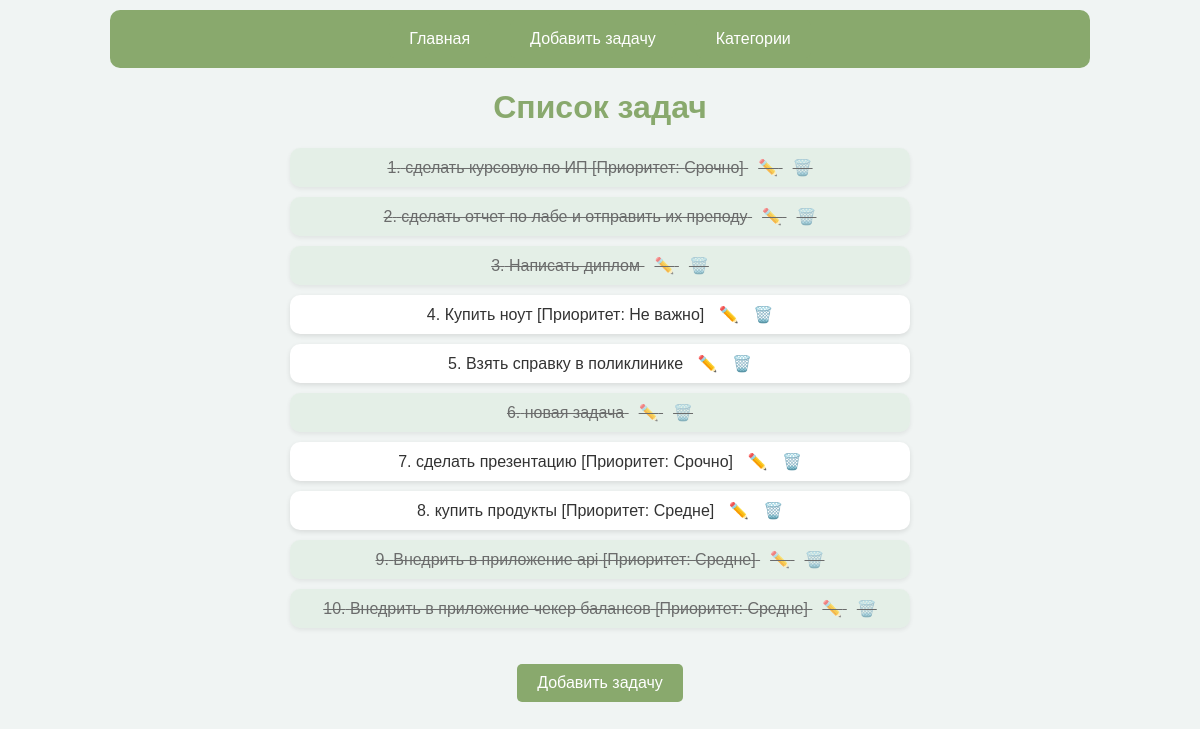
The page / on the database its author committed.
### tasks/models.py (models this page shows, shortened)
class Task(models.Model):
    title = models.CharField(max_length=200)
    description = models.TextField(blank=True, max_length=300)
    completed = models.BooleanField(default=False)
    category = models.ForeignKey(Category, on_delete=models.CASCADE, null=True, blank=True)
    priority = models.ForeignKey(Priority, on_delete=models.SET_NULL, null=True, blank=True)

class Priority(models.Model):
    level = models.CharField(max_length=50)
    class Meta:
        verbose_name_plural = "Priorities"

### tasks/views.py (the view)
# urls.py: path('', views.task_list, name='task_list'),
def task_list(request):
    tasks = Task.objects.all()
    return render(request, 'tasks/task_list.html', {'tasks': tasks})

### tasks/templates/tasks/task_list.html (shortened to what this page needs)
{% extends "base.html" %}
{% block content %}
<div class="task-container">
    <h1>Список задач</h1>
    <ul>
        {% for task in tasks %}
        <li class="task {% if task.completed %}done{% endif %}">
            <span class="task-number">{{ forloop.counter }}.</span>
            <span class="task-title">{{ task.title }}</span>
            {% if task.priority %}
            <span class="task-priority">[Приоритет: {{ task.priority.level }}]</span>
            {% endif %}
            <a href="{% url 'task_update' task.id %}" class="edit-btn">✏️</a>
            <a href="{% url 'task_delete' task.id %}" class="delete-btn">🗑️</a>
        </li>
        {% empty %}
        <li>Нет задач</li>
        {% endfor %}
    </ul>
    <a href="{% url 'task_create' %}" class="add-btn">Добавить задачу</a>
</div>
{% endblock %}

### tasks/static/css/style.css (style rules this page uses)
body { font-family: Arial, sans-serif; background-color: #f0f4f3; color: #333; text-align: center; margin: 0; padding: 0; }
h1 { color: #89a96d; }
ul { list-style-type: none; padding: 0; }
.task { background: #fff; padding: 10px; margin: 10px auto; width: 50%; border-radius: 10px; box-shadow: 0 2px 5px rgba(0, 0, 0, 0.1); position: relative; }
.task.done { text-decoration: line-through; background: rgba(76, 175, 80, 0.1); opacity: 0.7; }
.add-btn, .task-form button { display: inline-block; background: #89a96d; color: white; padding: 10px 20px; border-radius: 5px; text-decoration: none; margin-top: 20px; transition: background-color 0.3s; border: none; cursor: pointer; font-size: 16px; }
.edit-btn { color: blue; text-decoration: none; margin-left: 10px; }
.delete-btn { color: red; text-decoration: none; margin-left: 10px; }

### rows shown on the page
Task: title "сделать курсовую по ИП", priority.level "Срочно"
Task: title "сделать отчет по лабе и отправить их преподу"
Task: title "Написать диплом"
Task: title "Купить ноут", priority.level "Не важно"
Task: title "Взять справку в поликлинике"
Task: title "новая задача"
Task: title "сделать презентацию", priority.level "Срочно"
Task: title "купить продукты", priority.level "Средне"
Task: title "Внедрить в приложение api", priority.level "Средне"
Task: title "Внедрить в приложение чекер балансов", priority.level "Средне"
